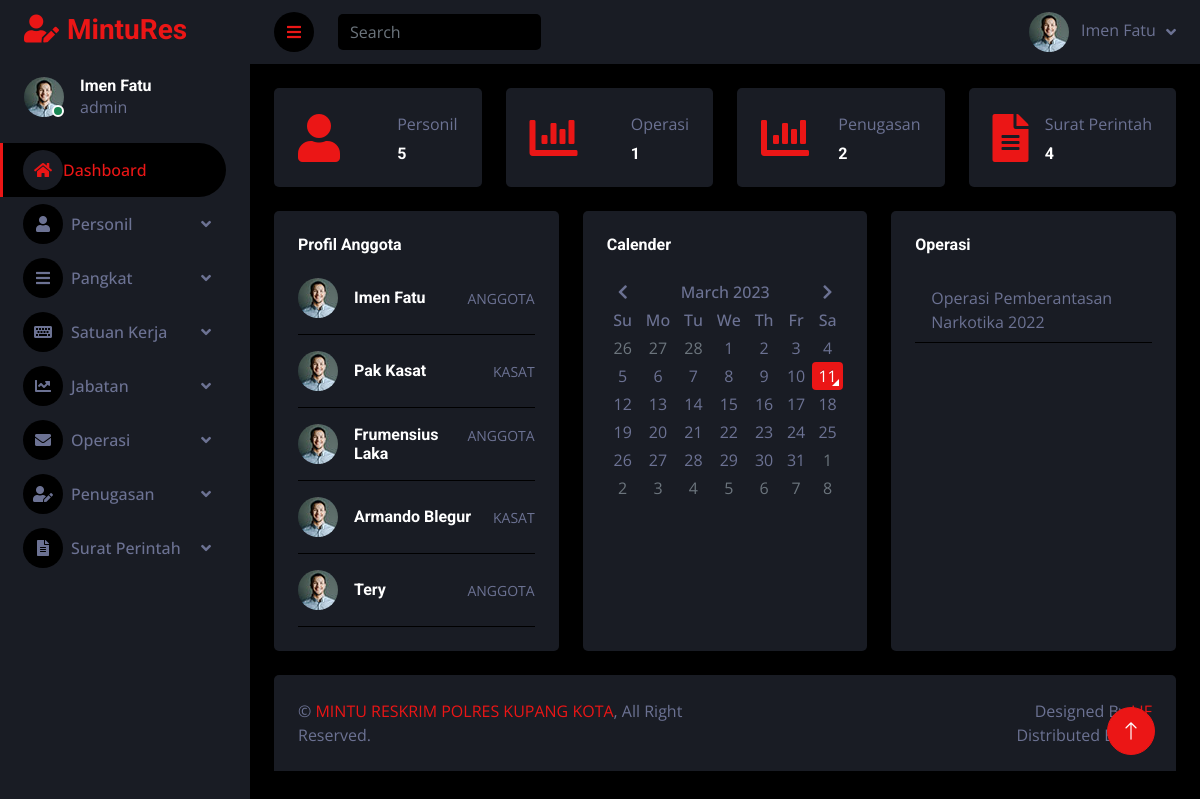
The app's page /index.php (signed in) with its own data.
### tables this page shows
CREATE TABLE `personil` (
  `nrp` int(100) NOT NULL,
  `nama` varchar(30) NOT NULL,
  `jenis_kelamin` varchar(50) NOT NULL,
  `alamat` varchar(50) NOT NULL,
  `tlp` varchar(50) NOT NULL,
  `id_pangkat` varchar(50) NOT NULL,
  `id_satker` varchar(50) NOT NULL,
  `id_jabatan` varchar(50) NOT NULL,
  `username` varchar(50) NOT NULL,
  `password` varchar(50) NOT NULL,
  `level` enum('admin','kasat','anggota') NOT NULL
);

CREATE TABLE `operasi` (
  `id_operasi` varchar(30) NOT NULL,
  `nama_operasi` varchar(100) NOT NULL,
  `status` varchar(50) NOT NULL
);

### index.php (the view, shortened to what this page needs)
<?php
include "config.php";
?>
<!DOCTYPE html>
<html lang="en">
<head>
  <link href="https://cdnjs.cloudflare.com/ajax/libs/font-awesome/5.10.0/css/all.min.css" rel="stylesheet">
  <link href="https://cdn.jsdelivr.net/npm/bootstrap-icons@1.4.1/font/bootstrap-icons.css" rel="stylesheet">
  <link href="lib/owlcarousel/assets/owl.carousel.min.css" rel="stylesheet">
  <link href="lib/tempusdominus/css/tempusdominus-bootstrap-4.min.css" rel="stylesheet" />
  <link href="css/bootstrap.min.css" rel="stylesheet">
  <link href="css/style.css" rel="stylesheet">
</head>
<body>
  <div class="container-fluid position-relative d-flex p-0">
    <div class="sidebar pe-4 pb-3">
      <nav class="navbar bg-secondary navbar-dark">
        <a href="index.php" class="navbar-brand mx-4 mb-3">
          <h3 class="text-primary"><i class="fa fa-user-edit me-2"></i>MintuRes</h3>
        </a>
        <div class="d-flex align-items-center ms-4 mb-4">
          <div class="position-relative">
            <img class="rounded-circle" src="img/user.jpg" alt="" style="width: 40px; height: 40px;">
            <div class="bg-success rounded-circle border border-2 border-white position-absolute end-0 bottom-0 p-1"></div>
          </div>
          <div class="ms-3">
            <h6 class="mb-0"><?= $_SESSION['nama_lengkap']; ?></h6>
            <span><?= $_SESSION['level']; ?></span>
          </div>
        </div>
        <?php if ($_SESSION['level'] == 'admin') { ?>
          <div class="navbar-nav w-100">
            <a href="index.php" class="nav-item nav-link active"><i class="fa fa-home"></i>Dashboard</a>
            <div class="nav-item dropdown">
              <a href="#" class="nav-link dropdown-toggle" data-bs-toggle="dropdown"><i class="fa fa-user me-2"></i>Personil</a>
            </div>
            <div class="nav-item dropdown">
              <a href="#" class="nav-link dropdown-toggle" data-bs-toggle="dropdown"><i class="fa fa-bars me-2"></i>Pangkat</a>
            </div>
            <div class="nav-item dropdown">
              <a href="#" class="nav-link dropdown-toggle" data-bs-toggle="dropdown"><i class="fa fa-keyboard me-2"></i>Satuan Kerja</a>
            </div>
            <div class="nav-item dropdown">
              <a href="#" class="nav-link dropdown-toggle" data-bs-toggle="dropdown"><i class="fa fa-chart-line me-2"></i>Jabatan</a>
            </div>
            <div class="nav-item dropdown">
              <a href="#" class="nav-link dropdown-toggle" data-bs-toggle="dropdown"><i class="fa fa-envelope me-2"></i>Operasi</a>
            </div>
            <div class="nav-item dropdown">
              <a href="#" class="nav-link dropdown-toggle" data-bs-toggle="dropdown"><i class="fa fa-user-edit me-2"></i>Penugasan</a>
            </div>
            <div class="nav-item dropdown">
              <a href="#" class="nav-link dropdown-toggle" data-bs-toggle="dropdown"><i class="fa fa-file-alt me-2"></i>Surat Perintah</a>
            </div>
          </div>
        <?php } ?>
      </nav>
    </div>
    <div class="content">
      <nav class="navbar navbar-expand bg-secondary navbar-dark sticky-top px-4 py-0">
        <a href="#" class="sidebar-toggler flex-shrink-0">
          <i class="fa fa-bars"></i>
        </a>
        <form class="d-none d-md-flex ms-4">
          <input class="form-control bg-dark border-0" type="search" placeholder="Search">
        </form>
        <div class="navbar-nav align-items-center ms-auto">
          <div class="nav-item dropdown">
            <a href="#" class="nav-link dropdown-toggle" data-bs-toggle="dropdown">
              <img class="rounded-circle me-lg-2" src="img/user.jpg" alt="" style="width: 40px; height: 40px;">
              <span class="d-none d-lg-inline-flex"><?= $_SESSION['nama_lengkap']; ?></span>
            </a>
          </div>
        </div>
      </nav>
      <div class="container-fluid pt-4 px-4">
        <div class="row g-4">
          <div class="col-sm-6 col-xl-3">
            <div class="bg-secondary rounded d-flex align-items-center justify-content-between p-4">
              <i class="fa fa-user fa-3x text-primary"></i>
              <div class="ms-3">
                <p class="mb-2">Personil</p>
                <?php
                $data_personil = mysqli_query($koneksi, "SELECT * FROM personil");
                $jumlah_personil = mysqli_num_rows($data_personil);
                ?>
                <h6 class="mb-0"><?php echo $jumlah_personil; ?></h6>
              </div>
            </div>
          </div>
          <div class="col-sm-6 col-xl-3">
            <div class="bg-secondary rounded d-flex align-items-center justify-content-between p-4">
              <i class="fa fa-chart-bar fa-3x text-primary"></i>
              <div class="ms-3">
                <p class="mb-2">Operasi</p>
                <?php
                $data_operasi = mysqli_query($koneksi, "SELECT * FROM Operasi");
                $jumlah_operasi = mysqli_num_rows($data_operasi);
                ?>
                <h6 class="mb-0"><?php echo $jumlah_operasi; ?></h6>
              </div>
            </div>
          </div>
          <div class="col-sm-6 col-xl-3">
            <div class="bg-secondary rounded d-flex align-items-center justify-content-between p-4">
              <i class="fa fa-chart-bar fa-3x text-primary"></i>
              <div class="ms-3">
                <p class="mb-2">Penugasan</p>
                <?php
                $data_tugas = mysqli_query($koneksi, "SELECT * FROM tugas");
                $jumlah_tugas = mysqli_num_rows($data_tugas);
                ?>
                <h6 class="mb-0"><?php echo $jumlah_tugas; ?></h6>
              </div>
            </div>
          </div>
          <div class="col-sm-6 col-xl-3">
            <div class="bg-secondary rounded d-flex align-items-center justify-content-between p-4">
              <i class="fa fa-file-alt fa-3x text-primary"></i>
              <div class="ms-3">
                <p class="mb-2">Surat Perintah</p>
                <?php
                $data_sprint = mysqli_query($koneksi, "SELECT * FROM sprint");
                $jumlah_sprint = mysqli_num_rows($data_sprint);
                ?>
                <h6 class="mb-0"><?php echo $jumlah_sprint; ?></h6>
              </div>
            </div>
          </div>
        </div>
      </div>
      <?php if ($_SESSION['level'] == 'admin') { ?>
        <div class="container-fluid pt-4 px-4">
          <div class="row g-4">
            <div class="col-sm-12 col-md-6 col-xl-4">
              <div class="h-100 bg-secondary rounded p-4">
                <div class="d-flex align-items-center justify-content-between mb-2">
                  <h6 class="mb-0">Profil Anggota</h6>
                </div>
                <?php
                $query = mysqli_query($koneksi, "SELECT * FROM  personil LIMIT 5");
                while ($data = mysqli_fetch_array($query)) {
                ?>
                  <div class="d-flex align-items-center border-bottom py-3">
                    <img class="rounded-circle flex-shrink-0" src="img/user.jpg" alt="" style="width: 40px; height: 40px;">
                    <div class="w-100 ms-3">
                      <div class="d-flex w-100 justify-content-between">
                        <h6 class="mb-0"><?php echo $data['nama']; ?></h6>
                        <small><?php echo $data['id_jabatan']; ?></small>
                      </div>
                    </div>
                  </div>
                <?php } ?>
              </div>
            </div>
            <div class="col-sm-12 col-md-6 col-xl-4">
              <div class="h-100 bg-secondary rounded p-4">
                <div class="d-flex align-items-center justify-content-between mb-4">
                  <h6 class="mb-0">Calender</h6>
                </div>
                <div id="calender"></div>
              </div>
            </div>
            <div class="col-sm-12 col-md-6 col-xl-4">
              <div class="h-100 bg-secondary rounded p-4">
                <div class="d-flex align-items-center justify-content-between mb-4">
                  <h6 class="mb-0">Operasi</h6>
                </div>
                <?php
                $query = mysqli_query($koneksi, "SELECT * FROM  operasi");
                while ($data = mysqli_fetch_array($query)) {
                ?>
                  <div class="d-flex align-items-center border-bottom py-2">
                    <div class="w-100 ms-3">
                      <div class="d-flex w-100 align-items-center justify-content-between">
                        <span><?php echo $data['nama_operasi']; ?></span>
                      </div>
                    </div>
                  </div>
                <?php
                } ?>
              </div>
            </div>
          </div>
        </div>
      <?php } ?>
      <div class="container-fluid pt-4 px-4">
        <div class="bg-secondary rounded-top p-4">
          <div class="row">
            <div class="col-12 col-sm-6 text-center text-sm-start">
              &copy; <a href="#">MINTU RESKRIM POLRES KUPANG KOTA</a>, All Right Reserved.
            </div>
            <div class="col-12 col-sm-6 text-center text-sm-end">
              Designed By <a href="#">LIF</a>
              <br>Distributed By: <a href="#" target="_blank">LIF</a>
            </div>
          </div>
        </div>
      </div>
    </div>
    <a href="#" class="btn btn-lg btn-primary btn-lg-square back-to-top"><i class="bi bi-arrow-up"></i></a>
  </div>
</body>
</html>

### css/style.css (style rules this page uses)
:root { --primary: #EB1616; --secondary: #191C24; --light: #6C7293; --dark: #000000; }
.back-to-top { position: fixed; display: none; right: 45px; bottom: 45px; z-index: 99; }
.btn { transition: .5s; }
.btn-lg-square { width: 48px; height: 48px; }
.btn-square, .btn-sm-square, .btn-lg-square { padding: 0; display: inline-flex; align-items: center; justify-content: center; font-weight: normal; border-radius: 50px; }
.sidebar { position: fixed; top: 0; left: 0; bottom: 0; width: 250px; height: 100vh; overflow-y: auto; background: var(--secondary); transition: 0.5s; z-index: 999; }
.content { margin-left: 250px; min-height: 100vh; background: var(--dark); transition: 0.5s; }
@media (min-width: 992px) { .sidebar { margin-left: 0; } }
@media (min-width: 992px) { .content { width: calc(100% - 250px); } }
.sidebar .navbar .navbar-nav .nav-link { padding: 7px 20px; color: var(--light); font-weight: 500; border-left: 3px solid var(--secondary); border-radius: 0 30px 30px 0; outline: none; }
.sidebar .navbar .navbar-nav .nav-link:hover, .sidebar .navbar .navbar-nav .nav-link.active { color: var(--primary); background: var(--dark); border-color: var(--primary); }
.sidebar .navbar .navbar-nav .nav-link i { width: 40px; height: 40px; display: inline-flex; align-items: center; justify-content: center; background: var(--dark); border-radius: 40px; }
.sidebar .navbar .navbar-nav .nav-link:hover i, .sidebar .navbar .navbar-nav .nav-link.active i { background: var(--secondary); }
.sidebar .navbar .dropdown-toggle::after { position: absolute; top: 15px; right: 15px; border: none; content: "\f107"; font-family: "Font Awesome 5 Free"; font-weight: 900; transition: .5s; }
.content .navbar .navbar-nav .nav-link { margin-left: 25px; padding: 12px 0; color: var(--light); outline: none; }
.content .navbar .sidebar-toggler, .content .navbar .navbar-nav .nav-link i { width: 40px; height: 40px; display: inline-flex; align-items: center; justify-content: center; background: var(--dark); border-radius: 40px; }
.content .navbar .dropdown-toggle::after { margin-left: 6px; vertical-align: middle; border: none; content: "\f107"; font-family: "Font Awesome 5 Free"; font-weight: 900; transition: .5s; }

### records on screen
personil: nama "Imen Fatu", id_jabatan "ANGGOTA"
personil: nama "Pak Kasat", id_jabatan "KASAT"
personil: nama "Frumensius Laka", id_jabatan "ANGGOTA"
personil: nama "Armando Blegur", id_jabatan "KASAT"
personil: nama "Tery", id_jabatan "ANGGOTA"
operasi: nama_operasi "Operasi Pemberantasan Narkotika 2022"

### other values on screen
$_SESSION['nama_lengkap'] "Imen Fatu"
$_SESSION['level'] "admin"
$jumlah_personil "5"
$jumlah_operasi "1"
$jumlah_tugas "2"
$jumlah_sprint "4"
